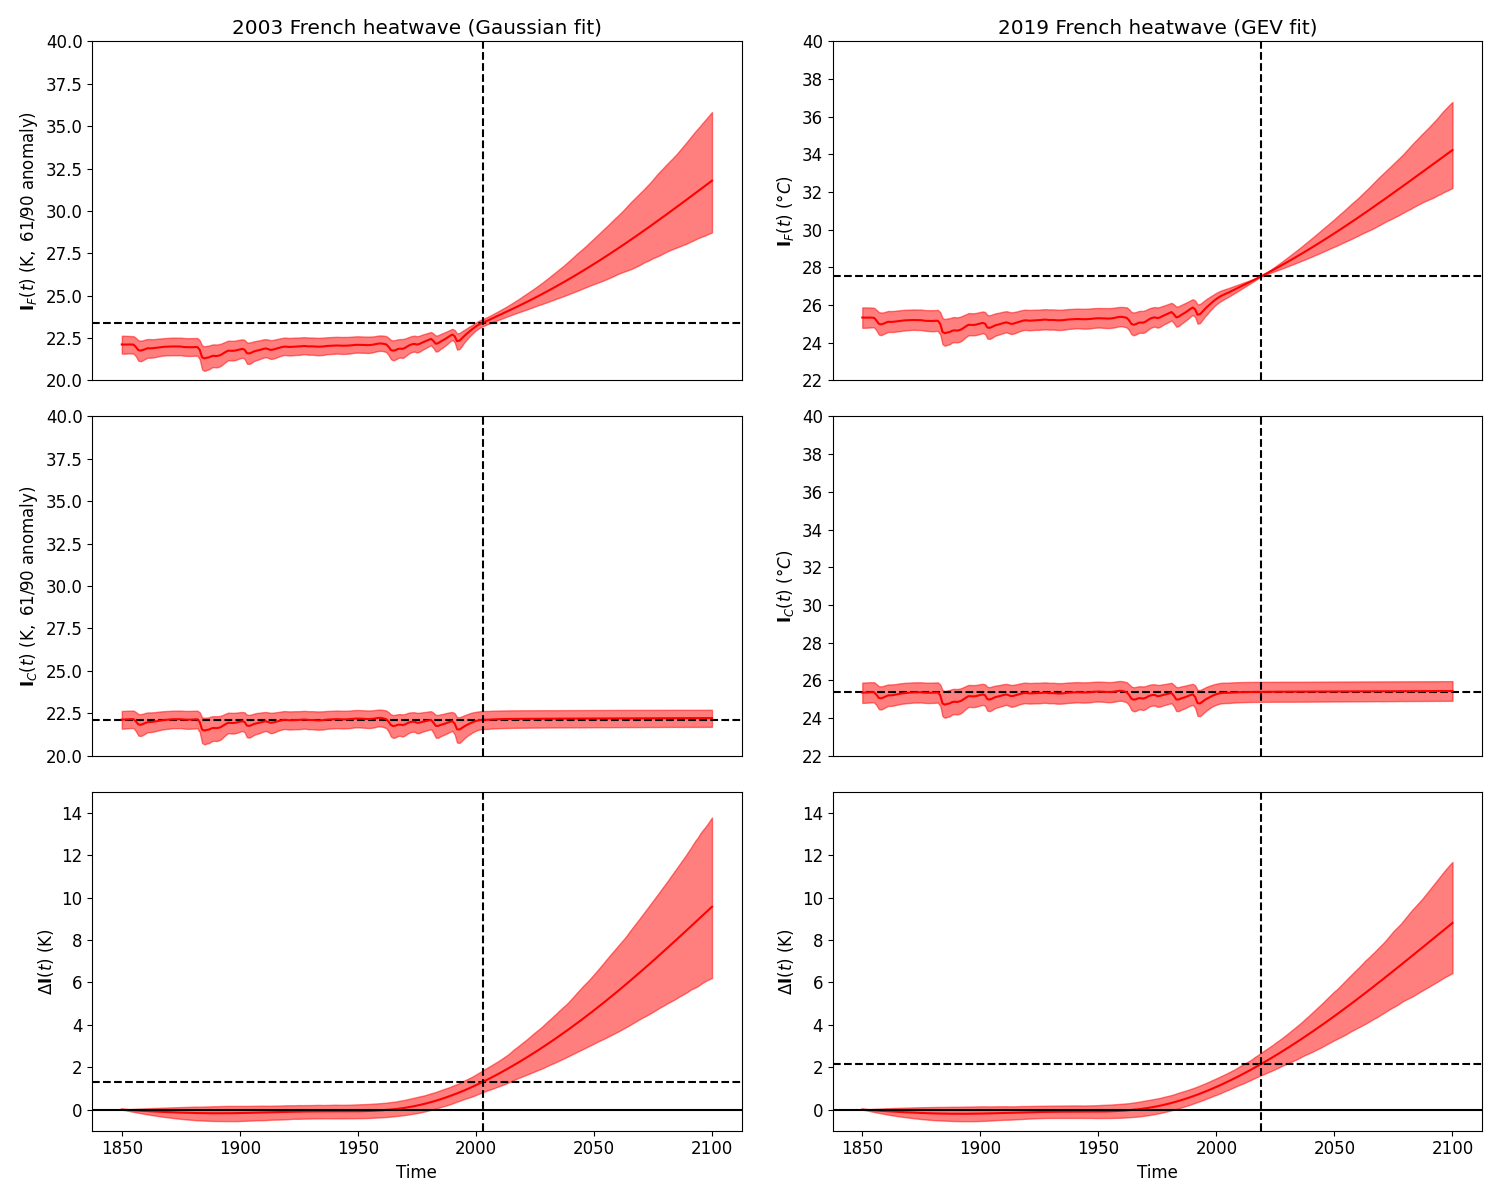

This figure's Python source:
# -*- coding: utf-8 -*-

##################################################################################
##################################################################################
##                                                                              ##
## Copyright Yoann Robin, 2020                                                  ##
##                                                                              ##
## [email redacted]                                                      ##
##                                                                              ##
## This software is a computer program that is part of the NSSEA                ##
## (Non-Stationary Statistics for Extreme Attribution) This library makes it    ##
## possible to infer the probability of an (extreme) event in the factual /     ##
## counter-factual world (without anthropic forcing) to attribute it to climate ##
## change.                                                                      ##
##                                                                              ##
## This software is governed by the CeCILL-C license under French law and       ##
## abiding by the rules of distribution of free software.  You can  use,        ##
## modify and/ or redistribute the software under the terms of the CeCILL-C     ##
## license as circulated by CEA, CNRS and INRIA at the following URL            ##
## "http://www.cecill.info".                                                    ##
##                                                                              ##
## As a counterpart to the access to the source code and  rights to copy,       ##
## modify and redistribute granted by the license, users are provided only      ##
## with a limited warranty  and the software's author,  the holder of the       ##
## economic rights,  and the successive licensors  have only  limited           ##
## liability.                                                                   ##
##                                                                              ##
## In this respect, the user's attention is drawn to the risks associated       ##
## with loading,  using,  modifying and/or developing or reproducing the        ##
## software by the user in light of its specific status of free software,       ##
## that may mean  that it is complicated to manipulate,  and  that  also        ##
## therefore means  that it is reserved for developers  and  experienced        ##
## professionals having in-depth computer knowledge. Users are therefore        ##
## encouraged to load and test the software's suitability as regards their      ##
## requirements in conditions enabling the security of their systems and/or     ##
## data to be ensured and,  more generally, to use and operate it in the        ##
## same conditions as regards security.                                         ##
##                                                                              ##
## The fact that you are presently reading this means that you have had         ##
## knowledge of the CeCILL-C license and that you accept its terms.             ##
##                                                                              ##
##################################################################################
##################################################################################

##################################################################################
##################################################################################
##                                                                              ##
## Copyright Yoann Robin, 2020                                                  ##
##                                                                              ##
## [email redacted]                                                      ##
##                                                                              ##
## Ce logiciel est un programme informatique faisant partie de la librairie     ##
## NSSEA (Non-Stationary Statistics for Extreme Attribution). Cette librairie   ##
## permet d'estimer la probabilité d'un evenement (extreme) dans le monde       ##
## factuel / contre factuel (sans forcage anthropogenique) et de l'attribuer au ##
## changement climatique.                                                       ##
##                                                                              ##
## Ce logiciel est régi par la licence CeCILL-C soumise au droit français et    ##
## respectant les principes de diffusion des logiciels libres. Vous pouvez      ##
## utiliser, modifier et/ou redistribuer ce programme sous les conditions       ##
## de la licence CeCILL-C telle que diffusée par le CEA, le CNRS et l'INRIA     ##
## sur le site "http://www.cecill.info".                                        ##
##                                                                              ##
## En contrepartie de l'accessibilité au code source et des droits de copie,    ##
## de modification et de redistribution accordés par cette licence, il n'est    ##
## offert aux utilisateurs qu'une garantie limitée.  Pour les mêmes raisons,    ##
## seule une responsabilité restreinte pèse sur l'auteur du programme, le       ##
## titulaire des droits patrimoniaux et les concédants successifs.              ##
##                                                                              ##
## A cet égard  l'attention de l'utilisateur est attirée sur les risques        ##
## associés au chargement,  à l'utilisation,  à la modification et/ou au        ##
## développement et à la reproduction du logiciel par l'utilisateur étant       ##
## donné sa spécificité de logiciel libre, qui peut le rendre complexe à        ##
## manipuler et qui le réserve donc à des développeurs et des professionnels    ##
## avertis possédant  des  connaissances  informatiques approfondies.  Les      ##
## utilisateurs sont donc invités à charger  et  tester  l'adéquation  du       ##
## logiciel à leurs besoins dans des conditions permettant d'assurer la         ##
## sécurité de leurs systèmes et ou de leurs données et, plus généralement,     ##
## à l'utiliser et l'exploiter dans les mêmes conditions de sécurité.           ##
##                                                                              ##
## Le fait que vous puissiez accéder à cet en-tête signifie que vous avez       ##
## pris connaissance de la licence CeCILL-C, et que vous en avez accepté les    ##
## termes.                                                                      ##
##                                                                              ##
##################################################################################
##################################################################################

###############
## Libraries ##
###############

import sys,os
import matplotlib as mpl
import matplotlib.pyplot as plt

import numpy as np
import pandas as pd
import xarray as xr

import NSSEA as ns
import NSSEA.models as nsm


####################
## Paramètres mpl ##
####################

mpl.rcParams['font.size'] = 12
#plt.rc('text',usetex=True)
#plt.rcParams['text.latex.unicode'] = True


###############
## Fonctions ##
###############

####################
## Plot functions ##
####################

#############
## Classes ##
#############

##########
## main ##
##########

if __name__ == "__main__":
	
	## Test or not
	##============
	ci = 0.05
	be_is_median = True
	
	## Path
	##=====
	basepath = os.path.dirname(os.path.abspath(__file__))
	pathInp  = os.path.join( basepath , "../examples/output" )
	pathOut  = basepath
	assert(os.path.exists(pathInp))
	assert(os.path.exists(pathOut))
	
	## Load output
	##============
	climN = ns.Climatology.from_netcdf( os.path.join( pathInp , "Normal" , "HW03_climCXCB.nc" ) , nsm.Normal() )
	climG = ns.Climatology.from_netcdf( os.path.join( pathInp , "GEV"    , "HW19_climCXCB.nc" ) , nsm.GEV() )
	
	
	## Plot itself
	##============
	nrow,ncol = 3,2
	fs = 10
	fig = plt.figure( figsize = ( fs * 1.5 , 0.4 * fs * nrow ) )
	
	m = "Multi_Synthesis"
	title = ["2003 French heatwave (Gaussian fit)","2019 French heatwave (GEV fit)"]
	ylimI  = [(20,40),(22,40)]
	ymindI = -1
	ymaxdI = 15
	units = ["(°\mathrm{C})","(°\mathrm{C})"]
	
	axes = [ [1,3,5] , [2,4,6] ]
	
	for i,clim in zip(range(2),[climN,climG]):
		
		event  = clim.event
		ylabel = "\mathrm{(" + event.unit + ")}"
		stats  = clim.statistics
		statsl = stats[:,1:,[2,3,5],:].quantile( ci / 2.      , dim = "sample" )
		statsu = stats[:,1:,[2,3,5],:].quantile( 1. - ci / 2. , dim = "sample" )
		
		ax = fig.add_subplot( nrow , ncol , axes[i][0] )
		ax.plot( stats.time , stats.loc[:,"BE","IF",m] , color = "red" , linestyle = "-" , marker = "" )
		ax.fill_between( stats.time , statsl.loc[:,"IF",m] , statsu.loc[:,"IF",m] , color = "red" , alpha = 0.5 )
		ax.set_title( title[i] )
		ax.set_xticks([])
		ax.set_ylabel( r"${}$".format( "\mathbf{I}^\mathrm{F}_t\ " + units[i] ) )
		xlim = ax.get_xlim()
		ax.plot( [event.time,event.time] , ylimI[i]       , linestyle = "--" , marker = "" , color = "black" )
		ax.hlines( stats.loc[event.time,"BE","IF",m] , xlim[0] , xlim[1] , color = "black" , linestyle = "--" )
		ax.set_xlim(xlim)
		ax.set_ylim( ylimI[i] )
		
		ax = fig.add_subplot( nrow , ncol , axes[i][1] )
		ax.plot( stats.time , stats.loc[:,"BE","IC",m] , color = "red" , linestyle = "-" , marker = "" )
		ax.fill_between( stats.time , statsl.loc[:,"IC",m] , statsu.loc[:,"IC",m] , color = "red" , alpha = 0.5 )
		ax.set_xticks([])
		ax.set_ylabel( r"${}$".format( "\mathbf{I}^\mathrm{C}_t\ " + units[i] ) )
		xlim = ax.get_xlim()
		ax.plot( [event.time,event.time] , ylimI[i]       , linestyle = "--" , marker = "" , color = "black" )
		ax.hlines( stats.loc[event.time,"BE","IC",m] , xlim[0] , xlim[-1] , color = "black" , linestyle = "--" )
		ax.set_xlim(xlim)
		ax.set_ylim(ylimI[i])
		
		ax = fig.add_subplot( nrow , ncol , axes[i][2] )
		ax.plot( stats.time , stats.loc[:,"BE","dI",m] , color = "red" , linestyle = "-" , marker = "" )
		ax.fill_between( stats.time , statsl.loc[:,"dI",m] , statsu.loc[:,"dI",m] , color = "red" , alpha = 0.5 )
		ax.set_ylim( (ymindI,ymaxdI) )
		ax.set_xlabel( "Time" )
		ax.set_ylabel( r"${}$".format( "\Delta\mathbf{I}_t\ " + ylabel ) )
		xlim = ax.get_xlim()
		ylim = ax.get_ylim()
		ax.plot( [event.time,event.time] , ylim  , linestyle = "--" , marker = "" , color = "black" )
		ax.plot( xlim                    , [0,0] , linestyle = "-"  , marker = "" , color = "black" )
		ax.hlines( stats.loc[event.time,"BE","dI",m] , xlim[0] , xlim[-1] , color = "black" , linestyle = "--" )
		ax.set_xlim(xlim)
		ax.set_ylim(ylim)
	
	fig.set_tight_layout(True)
	plt.savefig( os.path.join( pathOut , "Intensities.png" ) )
	
	
	print("Done")


